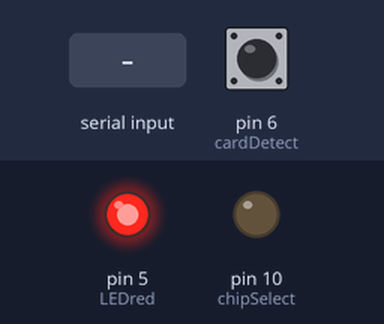
This sketch was run on a simulated Arduino Uno, built with avr-gcc and run on an emulated ATmega328P. Shown: output pins drawn as LEDs (lit = HIGH). Wiring (inferred from the names in the program): PCF8563 clock at I2C address 0x51. The test bench sets the inputs (shaded band); at power-on: pin 6 (cardDetect) HIGH. The local clock reads 2024-03-15 10:24:30 at power-on unless the sketch sets it; storage starts empty; what the sketch prints to the serial monitor is not drawn.

Above: at 1.2 s.
1.3 s: "a" received over Serial
Timing chart, 0 to 4.3 s (numbered marks = the images above; inputs shaded):
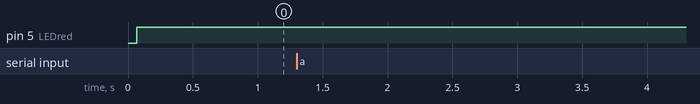

The sketch:

DataDuino_Serial_v5.ino
```cpp
/********************************************************
/****** DataDuino - Arduino Serial DAQ UNIT *************
/****** by Matt Little **********************************
/****** Date: 30/10/12 **********************************
/****** info@re-innovation.co.uk ************************
/****** www.re-innovation.co.uk *************************
/********************************************************

  See www.re-innovation.co.uk for information and construction details
  This is the SERIAL data storage version.

  This is sample code for the DataDuino PCB.

/*************Details of Code*****************************

  The DataDuino is an Arduino based SD card datalogger.
  A PCF8563 Realt Time Clock is used to timestamp the data.
  Data is written every time there is serial data in the correct format.

  Data is written to a .csv file created on an SD card.
  A new file is created each day. If file alreay present then data is appended.
  The file name is created from the reference number and the date in the format:
  RXXDXXXX.csv, where RXX is the reference number and DXXXX is the date in the format DDMM.

  SERIAL Commands (at 115200 baud) :
  "aXXCHID??E--"
  This will change the reference number to ??
  "a--ID?----"
  This will return the device ID


  Updates:
  30/10/12 Code written - Matt Little
  31/10/12 writing code description and sorting out new sample timings - Matt Little
  19/9/13  Getting code to work on Arduino 1.0.5 - Matt Little
  19/9/13  Updated the Rtc_Pcf8563 to work with Arduino 1.0.5 - Matt Little
  19/9/13  Changed getData and sortData to 'listen' for serial data - Matt Little
  19/9/13  Removed all references to temperature - not needed - Matt Little
  23/9/13  Changed format of data - Matt Little


 //*********SD CARD DETAILS***************************
 The SD card circuit:
 SD card attached to SPI bus as follows:
 ** MOSI - pin 11
 ** MISO - pin 12
 ** CLK - pin 13
 ** CS - pin 10
 ** Card detect - pin 6

 SD card code details:
 created  24 Nov 2010
 updated 2 Dec 2010
 by Tom Igoe

 //************ Real Time Clock code*******************
 A PCF8563 RTC is attached to pins:
 ** A4 - SDA (serial data)
 ** A5 - SDC (serial clock)
 ** D2 - Clock out - This gives a 1 second pulse to record the data

 RTC PCF8563 code details:
 By Joe Robertson, jmr
 orbitalair@bellsouth.net

**********************************************************************************************************/


/************ External Libraries*****************************/
#include <stdlib.h>
#include <Wire.h>          // Required for RTC
#include <Rtc_Pcf8563.h>   // RTC library
#include <SD.h>            // SD card library
#include <avr/pgmspace.h>  // Library for putting data into program memory
#include <EEPROM.h>        // For writing values to the EEPROM
#include <avr/eeprom.h>

/************User variables and hardware allocation**********************************************/

/******* SD CARD*************/
const int chipSelect = 10; // The SD card Chip Select pin 10
const int cardDetect = 6;  // The SD card detect is on pin 6
// The other SD card pins (D11,D12,D13) are all set within SD.h
int cardDetectOld = LOW;  // This is the flag for the old reading of the card detect

/*************Real Time Clock*******/
Rtc_Pcf8563 rtc;
#define I2C_RTC 0x51 // 7 bit address (without last bit - look at the datasheet)
int RTCinterrupt = 0;  // RTC interrupt - This is pin 2 of ardunio - which is INT0

/********* Output LED *************/
const int LEDred = 5;  // The output led is on pin 5

/********* Digital Data Storage  ***********/
int D7 = 0;  // Digital input
int D8 = 0;  // Digital input
int D9 = 0;  // Digital input

/********** Analogue Data Storage ************/
int analog0 = 0;  // Analog input
int analog1 = 0;  // Analog input
int analog2 = 0;  // Analog input
int analog3 = 0;  // Analog input

// ****** Serial Data Read***********
// Variables for the serial data read
char inByte;         // incoming serial char
String str_buffer = "";  // This is the holder for the string which we will display

//********Variables for the Filename*******************
char filename[] = "RXXDXXXX.csv";  // This is a holder for the full file name
//int refnumber;     // The house number here, which is stored in EEPROM
char deviceID[3]; // A buffer to hold the device ID
File datafile;   // The logging file
String dataString;    // This is the holder for the data as a string. Start as blank
int counter = 0;   // Clue is in the name - its a counter.
long dataCounter = 0;  // This holds the number of seconds since the last data store
long sampleTime = 10;  // This is the time between samples for the DAQ

// Variables for the Pulse Counter
int pulseinterrupt = 1;  // Pulse Counter Interrupt - This is pin 3 of arduino - which is INT1
volatile long pulsecounter = 0;  // This counts pulses from the flow sensor  - Needs to be long to hold number
volatile long pulsecounterold = 0;  // This is storage for the old flow sensor - Needs to be long to hold number


volatile int writedataflag = HIGH;  // A flag to tell the code when to write data

// Varibales for writing to EEPROM
int hiByte;      // These are used to store longer variables into EERPRPROM
int loByte;

// These next ints are for the filename conversion

int day_int =0;      // To find the day from the Date for the filename
int day_int1 =0;
int day_int2 =0;
int month_int = 0;
int month_int1 = 0;
int month_int2 = 0;
int year_int = 0;  // Year
int hour_int = 0;
int min_int = 0;
int sec_int = 0;

//**********STRINGS TO USE****************************
String comma = ",";
String date;        // The stored date from filename creation
String newdate;     // The new date, read every time

//String dataType;   // This holds the dataType ("P", "V", "I")
String dataVoltage;  // This holds the actual data
String dataCurrent;  // This holds the actual data
String dataPower;  // This holds the actual data

// These are Char Strings - they are stored in program memory to save space in data memory
// These are a mixutre of error messages and serial printed information
const char headers[] PROGMEM = "Ref,Date,Time,Voltage,Current,Power";  // Headers for the top of the file
const char headersOK[] PROGMEM = "Headers OK";
const char erroropen[] PROGMEM = "Error opening file";
const char error[] PROGMEM = "ERROR ERROR ERROR";
const char initialisesd[] PROGMEM = "Initialising SD card...";
const char dateerror[] PROGMEM = "Dates are not the same - create new file";
const char locate[] PROGMEM = "Locating devices....";
const char parasitic[] PROGMEM = "Parasitic power is:";
const char reference[] PROGMEM = "The ref number is:";
const char noSD[] PROGMEM = "No SD card present";

#define MAX_STRING 80      // Sets the maximum length of string probably could be lower
char stringBuffer[MAX_STRING];  // A buffer to hold the string when pulled from program memory

//****************INITIALISE ROUTINE******************************
void setup()
{
  Serial.begin(115200);    // Set up a serial output for data display and changing parameters

  //******Real Time Clock Set - up********
  // A4 and A5 are used as I2C interface.
  // D2 is connected to CLK OUT from RTC. This triggers an interrupt to take data
  // We need to enable pull up resistors
  pinMode(A4, INPUT);           // set pin to input
  digitalWrite(A4, HIGH);       // turn on pullup resistors
  pinMode(A5, INPUT);           // set pin to input
  digitalWrite(A5, HIGH);       // turn on pullup resistors
  pinMode(2,INPUT);    // Set D2 to be an input for the RTC CLK-OUT
  //initialise the real time clock
  Rtc_Pcf8563 rtc;

  // Read the reference number from the EEROM
  deviceID[0] = char(EEPROM.read(0));
  deviceID[1] = char(EEPROM.read(1));


  initialiseSD();    // Inisitalise the SD card
  createfilename();  // Create the corrct filename (from date)

  pinMode(LEDred,OUTPUT);    // Set D5 to be an output LED
  pinMode(cardDetect,INPUT);  // D6 is the SD card detect on pin 6.

  //Set up digital data lines
  pinMode(7,INPUT);
  pinMode(8,INPUT);
  pinMode(9,INPUT);

  // This section configures the RTC to have a 1Hz output.
  // Its a bit strange as first we read the data from the RTC
  // Then we load it back again but including the correct second flag
  rtc.formatDate(RTCC_DATE_WORLD);
  rtc.formatTime();

  year_int = rtc.getYear();
  day_int = rtc.getDay();
  month_int = rtc.getMonth();
  hour_int = rtc.getHour();
  min_int = rtc.getMinute();
  sec_int = rtc.getSecond();

  Wire.begin(); // Initiate the Wire library and join the I2C bus as a master
  Wire.beginTransmission(I2C_RTC); // Select RTC
  Wire.write(0);        // Start address
  Wire.write(0);     // Control and status 1
  Wire.write(0);     // Control and status 2
  Wire.write(DecToBcd(sec_int));     // Second
  Wire.write(DecToBcd(min_int));    // Minute
  Wire.write(DecToBcd(hour_int));    // Hour
  Wire.write(DecToBcd(day_int));    // Day
  Wire.write(DecToBcd(2));    // Weekday
  Wire.write(DecToBcd(month_int));     // Month (with century bit = 0)
  Wire.write(DecToBcd(year_int));    // Year
  Wire.write(0b10000000);    // Minute alarm (and alarm disabled)
  Wire.write(0b10000000);    // Hour alarm (and alarm disabled)
  Wire.write(0b10000000);    // Day alarm (and alarm disabled)
  Wire.write(0b10000000);    // Weekday alarm (and alarm disabled)
  Wire.write(0b10000011);     // Output clock frequency enabled (1 Hz) ***THIS IS THE IMPORTANT LINE**
  Wire.write(0);     // Timer (countdown) disabled
  Wire.write(0);     // Timer value
  Wire.endTransmission();
}

void loop()
{

  // If there has been serial data with power information then we can wr
  // Also want to make sure that there is an SD card present
  if(writedataflag==HIGH)
  {

    // Each day we want to write a new file.
    // Compare date with previous stored date, every second
    newdate = String(rtc.formatDate(RTCC_DATE_WORLD));
    if(newdate != date)
    {
       // If date has changed then create a new file
       createfilename();  // Create the corrct filename (from date)
    }

    // Here we create a data string to write
    // Subtracting '0' converts from ASCII to real number
    // The headers are: "Reference, Time, Date, V, Voltage, I, Current, P, Power"
    dataString =  String(deviceID[0]);
    dataString += deviceID[1];
    dataString += comma;
    dataString += newdate;
    dataString += comma;
    dataString += String(rtc.formatTime());
    dataString += comma;
    dataString += dataVoltage;  // This is the data value
    dataString += comma;
    dataString += dataCurrent;  // This is the data value
    dataString += comma;
    dataString += dataPower;  // This is the data value

    if(digitalRead(cardDetect)==LOW&&cardDetectOld==HIGH)
    {
      // There was no card previously so re-initialise and re-check the filename
      initialiseSD();
      createfilename();
    }

    if(digitalRead(cardDetect)==LOW&&cardDetectOld==LOW)
    {
      //Ensure that there is a card present)
      digitalWrite(LEDred, HIGH);   // set the LED ON
      // We then write the data to the SD card here:
      writetoSD();
      digitalWrite(LEDred, LOW);   // set the LED ON
    }
    else
    {
       Serial.println(getString(noSD));
      // print to the serial port too:
      Serial.println(dataString);
    }

    if(digitalRead(cardDetect)==HIGH)
    {
      // This meands there is no card present so set he LED high
       digitalWrite(LEDred, HIGH);   // set the LED ON
    }

    cardDetectOld = digitalRead(cardDetect);  // Store the old value of the card detect
    writedataflag=LOW;    // Reset the write data flag
  }

  //*********Here we check to see if any serial data has been seen***********
  getData();    // Check the serial port for data
  sortData();   // Sort the data for useful information
  delay(50);

}

//*********** FUNCTION TO INITIALISE THE SD CARD***************
void initialiseSD()
{
  Serial.println(getString(initialisesd));
  // make sure that the default chip select pin is set to
  // output, even if you don't use it:
  pinMode(chipSelect, OUTPUT);

  // see if the card is present and can be initialized:
  if (!SD.begin(chipSelect)) {
    //Serial.println("FAIL");
    // don't do anything more:
    // Want to turn on an ERROR LED here
    return;
  }
}


// *********FUNCTION TO SORT OUT THE FILENAME**************
void createfilename()
{
  // Check there is a file created with the date in the title
  // If it does then create a new one with the new name
  // The name is created from:
  // RXXDMMDD.CSV, where XX is the reference, MM is the month, DD is the day
  // You must add on the '0' to convert to ASCII

  filename[1]=deviceID[0];
  filename[2]=deviceID[1];
  date = String(rtc.formatDate());
  day_int = rtc.getDay();  // Get the actual day from the RTC
  month_int = rtc.getMonth();  // Get the month
  day_int1 = day_int/10;    // Find the first part of the integer
  day_int2 = day_int%10;    // Find the second part of the integer
  filename[4]=day_int1 + '0';  // Convert from int to ascii
  filename[5]=day_int2 + '0';  // Convert from int to ascii
  month_int1 = month_int/10;    // Find the first part of the integer
  month_int2 = month_int%10;    // Find the second part of the integer
  filename[6]=month_int1 + '0';  // Convert from int to ascii
  filename[7]=month_int2 + '0';  // Convert from int to ascii

  // Create the file and put a row of headers at the top
  if (! SD.exists(filename)) {
    // only open a new file if it doesn't exist
    datafile = SD.open(filename, FILE_WRITE);    // Open the correct file
    // if the file is available, write to it:
    if (datafile) {
      datafile.println(getString(headers));
      datafile.close();
      Serial.println(getString(headersOK));
    }
    // if the file isn't open, pop up an error:
    else {
      Serial.println(getString(erroropen));
    }
  }
}


// This routine writes the dataString to the SD card
void writetoSD()
{
  datafile = SD.open(filename, FILE_WRITE);    // Open the correct file
  // if the file is available, write to it:
  if (datafile) {
    datafile.println(dataString);
    datafile.close();
    // print to the serial port too:
    Serial.println(dataString);
  }
  // if the file isn't open, pop up an error:
  else {
    Serial.println(getString(erroropen));
  }
}

// This routine pulls the string stored in program memory so we can use it
// It is temporaily stored in the stringBuffer
char* getString(const char* str) {
	strcpy_P(stringBuffer, (char*)str);
	return stringBuffer;
}

// Converts a decimal to BCD (binary coded decimal)
byte DecToBcd(byte value){
  return (value / 10 * 16 + value % 10);
}

// **********************GET DATA SUBROUTINE*****************************************
// This sub-routine picks up and serial string sent to the device and sorts out a power string if there is one
// All values are global, hence nothing is sent/returned

void getData()
{
  // **********GET DATA*******************************************
  // We want to find the bit of interesting data in the serial data stream
  // As mentioned above, we are using LLAP for the data.
  // All the data arrives as serial commands via the serial interface.
  // All data is in format aXXDDDDDDDDD where XX is the device ID
  if (Serial.available() > 0)
  {
    inByte = Serial.read(); // Read whatever is happening on the serial port

    if(inByte=='a')    // If we see an 'a' then read in the next 11 chars into a buffer.
    {
      str_buffer+=inByte;
      for(int i = 0; i<11;i++)  // Read in the next 11 chars - this is the data
      {
        inByte = Serial.read();
        str_buffer+=inByte;
      }
      Serial.println(str_buffer);  // TEST - print the str_buffer data (if it has arrived)
      sortData();
      str_buffer="";  // Reset the buffer to be filled again
    }
  }
}

// **********************SORT DATA SUBROUTINE*****************************************
// This sub-routine takes the read-in data string (12 char, starting with a) and does what is required with it
// The str-buffer is global so we do not need to send it to the routine

void sortData()
{
  // Here we want to be able to ask the device what its ID is
  // “aXXID?-----“
  // It does not matter what XX are
  if(str_buffer.substring(3,6) == "ID?")
  {
    Serial.print(getString(reference));
    Serial.println(deviceID);
  }

  // For all other commands we first want to check if the device ID matches.
  // If it does not then we disregard the command (as it was not meant for this device
  if(str_buffer.substring(1,3) == deviceID)
  {
    // If yes then we can do further checks on ths data
    // This is where we do all of the checks on the incomming serial command:

    //Serial.println("Matches Device ID");  // TEST - got into this routine

    // Change device ID:
    // Device ID
    // “aXXCHIDXXE--“
    // Where the last two values (XX) are the new device ID (from AA to ZZ).
    if(str_buffer.substring(3,7) == "CHID")
    {
      // First check if the NEW device ID is within the allowable range (AA-ZZ)
      // to do this we can convert to an int and check if it is within the OK levels
      // A -> int is 65, Z -. int is 90
      // So our new device ID as an int must be between 65 and 90 for it to be valid
      if(65<=int(str_buffer[7])&&int(str_buffer[7])<=90&&65<=int(str_buffer[8])&&int(str_buffer[8])<=90)
      { // If is all OK then write the data
        // Change device ID
        Serial.print("Change Device ID to ");
        Serial.println(str_buffer.substring(7,9));  // This will change the device ID
        deviceID[0] = str_buffer[7];
        deviceID[1] = str_buffer[8];
        // Also want to store this into EEPROM
        EEPROM.write(0, deviceID[0]);    // Do this seperately
        EEPROM.write(1, deviceID[1]);
        initialiseSD();
        createfilename();
      }
      else
      {
        Serial.println("Invalid device ID");
     }
    }

    // Receive Power Data in format “aXXP????-----“
    // Where XX is the reference and ???? is the data
    else if(str_buffer.substring(3,4) == "P")
    {
      //Serial.print("Power:");
      //Serial.println(str_buffer.substring(4,8));
      dataPower = str_buffer.substring(4,8);
      writedataflag=HIGH;  // Set the unit to write the data
    }

     // Receive Power Data in format “aXXV???-----“
    // Where XX is the reference and ??? is the data
    else if(str_buffer.substring(3,4) == "V")
    {
      //Serial.print("Voltage:");
      //Serial.println(str_buffer.substring(4,7));
      dataVoltage = str_buffer.substring(4,6);
      dataVoltage += '.';
      dataVoltage += str_buffer.substring(6,7);

      //writedataflag=HIGH;  // Set the unit to write the data
    }
        // Receive Current Data in format “aXXI????-----“
    // Where XX is the reference and ???? is the data
    else if(str_buffer.substring(3,4) == "I")
    {
      //Serial.print("Current:");
      //Serial.println(str_buffer.substring(4,8));
      dataCurrent = str_buffer.substring(4,8);
      //writedataflag=HIGH;  // Set the unit to write the data
    }

  }
  else
  {
    //Serial.println("Device ID does not match");
  }
}
```

Measured:
- after the input at 1.3 s, every drawn part: stays the same
